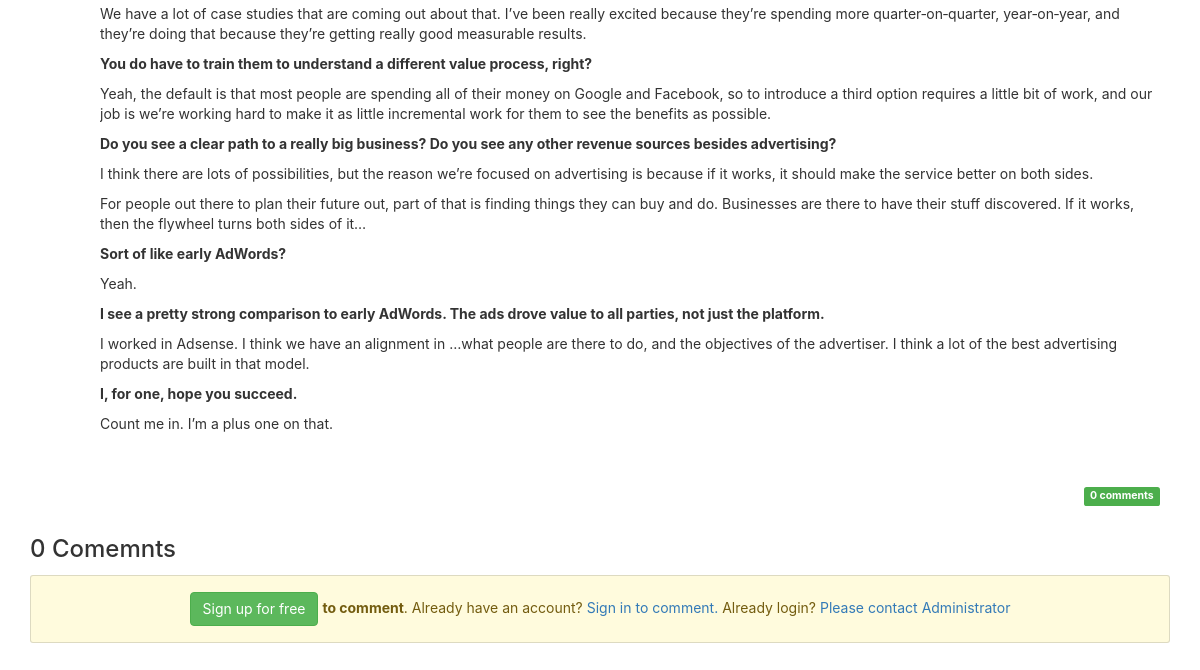
Page /post/8 (lower part) on the earlier database version.
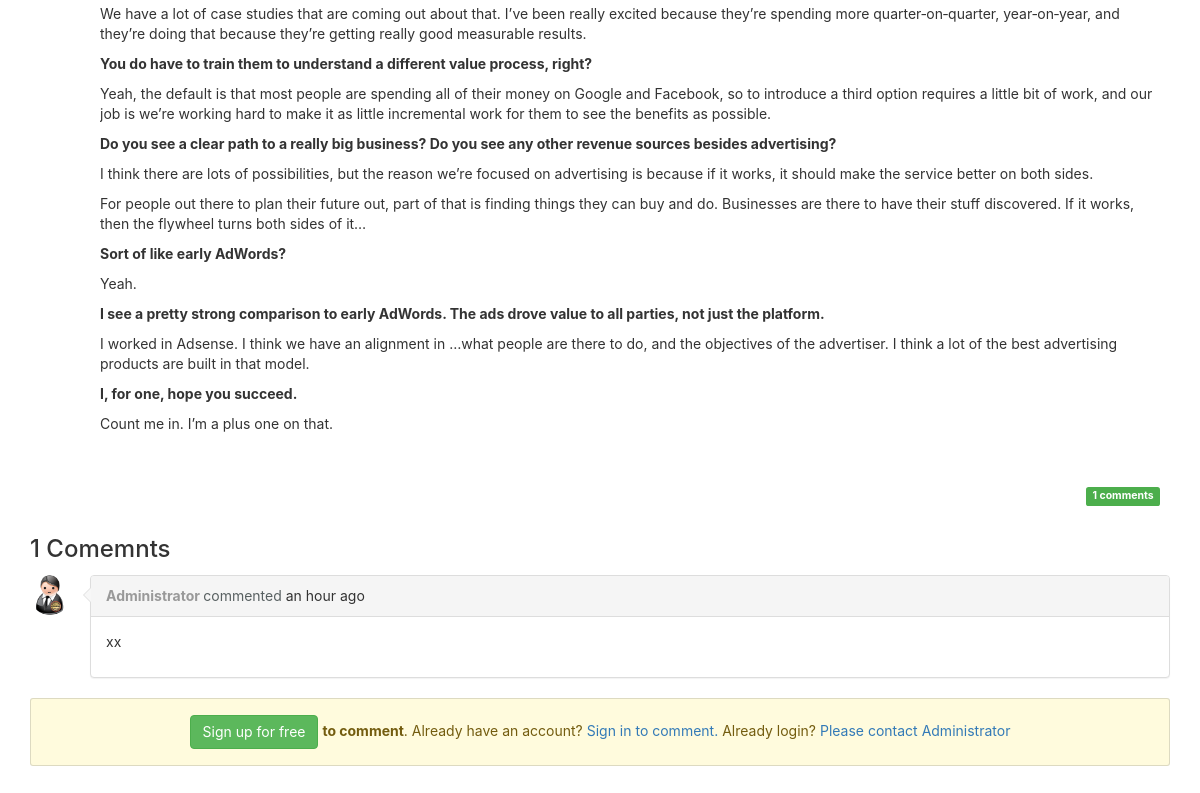
Same page on the later database version.
### app/models.py (models this page shows, shortened)
class Post(db.Model):
    __tablename__ = "posts"
    id = db.Column(db.Integer, primary_key=True)
    title = db.Column(db.String(64))
    body = db.Column(db.Text)
    timestamp = db.Column(db.DateTime, index=True, default=datetime.utcnow)
    author_id = db.Column(db.Integer, db.ForeignKey("users.id"))
    body_html = db.Column(db.Text)
    comments = db.relationship("Comment", backref="post", lazy="dynamic")

class Comment(db.Model):
    __tablename__ = "comments"
    id = db.Column(db.Integer, primary_key=True)
    body = db.Column(db.Text)
    body_html = db.Column(db.Text)
    timestamp = db.Column(db.DateTime, index=True, default=datetime.utcnow)
    disable = db.Column(db.Boolean,default=False)
    author_id = db.Column(db.Integer, db.ForeignKey("users.id"))
    post_id = db.Column(db.Integer, db.ForeignKey("posts.id"))

class User(UserMixin, db.Model):
    __tablename__="users"
    id = db.Column(db.Integer, primary_key=True)
    email = db.Column(db.String(64), unique=True, index=True)
    username = db.Column(db.String(64),unique=True, index=True)
    location = db.Column(db.String(64))
    about_me = db.Column(db.Text())
    member_since = db.Column(db.DateTime(),default=datetime.utcnow)
    last_seen = db.Column(db.DateTime(),default=datetime.utcnow)
    password_hash = db.Column(db.String(128))
    confirmed= db.Column(db.Boolean, default=False)
    image_filename = db.Column(db.String, default="user/default.png", nullable=True)
    image_url = db.Column(db.String, nullable=True)
    role_id = db.Column(db.Integer, db.ForeignKey("roles.id"))
    posts = db.relationship("Post", backref="author", lazy="dynamic")
    comments = db.relationship("Comment", backref="author", lazy="dynamic")
    followed = db.relationship('Follow',
                               foreign_keys=[Follow.follower_id],
                               backref=db.backref('follower', lazy='joined'),
                               lazy='dynamic',
                               cascade='all, delete-orphan')
    followers = db.relationship('Follow',
                                foreign_keys=[Follow.followed_id],
                                backref=db.backref('followed', lazy='joined'),
                                lazy='dynamic',
                                cascade='all, delete-orphan')
    @property
    def password(self):
        raise AttributeError("Password is not a readable attribute")

### app/main/views.py (the view)
@main.route("/post/<int:id>",methods=['GET', 'POST'])
def post(id):
    show_more = False
    post = Post.query.get_or_404(id)
    form = CommentForm()
    if current_user.can(Permission.COMMENT) and form.validate_on_submit():
        comment = Comment(body=form.body.data,author=current_user._get_current_object(),post=post)
        db.session.add(comment)
        return redirect(url_for('main.post',id=id))
    page = request.args.get('page', 1, type=int)
    pagination = Comment.query.filter_by(post_id=id,disable=False).order_by(Comment.timestamp.desc()).paginate(page, per_page=current_app.config['FLASKY_POSTS_PER_PAGE'], error_out=False)
    comments = pagination.items
    return render_template("post.html", form=form,posts=[post],comments=comments,pagination=pagination,show_more=show_more)

### app/auth/views.py (called while the page is built)
@auth.before_app_request
def before_request():
    if current_user.is_authenticated:
        current_user.ping()
        if not current_user.confirmed \
            and request.endpoint \
            and request.endpoint[:5] != 'auth.' \
            and request.endpoint != 'static':
            return redirect(url_for('auth.unconfirmed'))

### app/main/__init__.py (called while the page is built)
@main.app_context_processor
def inject_permissions():
    return dict(Permission=Permission)

### app/models.py (called while the page is built)
    def can(self, permissions):
        return False

    def is_administrator(self):
        return False

### app/templates/post.html (shortened to what this page needs)
{% extends "base.html" %}
{% import "_macros.html" as macros with context %}
{% block page_content %}
    {% include '_posts.html' %}
    <div class="post-tabs">
        <h3 id="comments">{{pagination.total}} Comemnts</h3>
    </div>
    {% if pagination %}
         {% include '_comments.html' %}
    {% endif %}
    {% if current_user.can(Permission.COMMENT) %}
        {{ macros.markdownWidget(form) }}
    {% else %}
    <div class="discussion-timeline-actions">
        <div class="flash flash-warn mt-3">
            <a href="{{url_for('auth.register')}}" class="btn btn-success">Sign up for free</a>
            <strong>to comment</strong>.
            Already have an account?
            <a href="{{url_for('auth.login')}}" >Sign in to comment.</a> Already login? <a href="{{url_for('main.user',username='Administrator')}}" >Please contact Administrator</a>
        </div>
    </div>
    {% endif %}
{% endblock %}

### app/templates/_posts.html (shortened to what this page needs)
 <ul class="posts">
        {% for post in posts %}
        <li {% if show_more != False %} class="post" {% else %} class="single post" {% endif %}>
            <div class="post-content">
                <div {% if show_more != False %} class="post-body" {% else %} class="single post-body" {% endif %} >
                {% if post.body_html %}
                    {{ post.body_html | safe }}
                {% else %}
                    {{ post.body | safe }}
                {% endif %}
                </div>
                <div class="post-footer">
                    <div class="post-footer-right">
                        <a class="post-comment" href ="{{ url_for('main.post', id=post.id)}}#comments">
                            <span class="label label-primary">{{post.comments.filter_by(disable=False).count()}} comments</span>
                        </a>
                    </div>
                </div>
            </div>
        </li>
        {% endfor %}
</ul>

### app/templates/_comments.html (shortened to what this page needs)
 <ul class="comments">
        {% for comment in comments %}
            {% if not comment.disable or moderate %}
                <li class="comment">
                    <div class="comment-thumbnail">
                        <a href="{{ url_for('main.user', username=comment.author.username) }}">
                            <img class="comment img-rounded" src="{{ comment.author.image_url }}">
                        </a>
                    </div>
                    <div class="comment panel panel-default">
                        <div class="panel-heading">
                            <strong>
                                <a class="userLink" href="{{ url_for('main.user', username=comment.author.username) }}">{{ comment.author.username }}</a>
                            </strong>
                            <span>commented</span>
                            {{ moment(comment.timestamp).fromNow() }}
                        </div>
                        <div class="panel-body">
                            {% if comment.body_html %}
                                {{ comment.body_html | safe }}
                            {% else %}
                                {{ comment.body }}
                            {% endif %}
                        </div>
                    </div>
                </li>
            {% endif %}
        {% endfor %}
</ul>

Differences in the rows shown:
computed for Post: comments.filter_by "0" → "1"
added Comment: author.image_url (picture), author.username "Administrator", timestamp "an hour ago", body_html "xx"
Other differences:
{{ pagination.total }}: "0" → "1"
